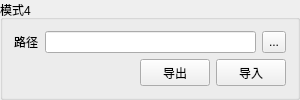
                   <widget class="QGroupBox" name="algGroupBox_4">
                    <property name="sizePolicy">
                     <sizepolicy hsizetype="Fixed" vsizetype="Fixed">
                      <horstretch>0</horstretch>
                      <verstretch>0</verstretch>
                     </sizepolicy>
                    </property>
                    <property name="minimumSize">
                     <size>
                      <width>300</width>
                      <height>0</height>
                     </size>
                    </property>
                    <property name="maximumSize">
                     <size>
                      <width>300</width>
                      <height>16777215</height>
                     </size>
                    </property>
                    <property name="title">
                     <string>模式4</string>
                    </property>
                    <layout class="QVBoxLayout" name="verticalLayout_43">
                     <item>
                      <layout class="QGridLayout" name="gridLayout_36">
                       <item row="0" column="0">
                        <widget class="QLabel" name="label_61">
                         <property name="sizePolicy">
                          <sizepolicy hsizetype="Fixed" vsizetype="Preferred">
                           <horstretch>0</horstretch>
                           <verstretch>0</verstretch>
                          </sizepolicy>
                         </property>
                         <property name="text">
                          <string>路径</string>
                         </property>
                        </widget>
                       </item>
                       <item row="0" column="1">
                        <widget class="LineEditToolTip" name="AlgArgUpdataFilePathlineEdit_4">
                         <property name="maximumSize">
                          <size>
                           <width>16777215</width>
                           <height>22</height>
                          </size>
                         </property>
                        </widget>
                       </item>
                       <item row="0" column="2">
                        <widget class="QToolButton" name="AlgArgUpdataBrowesFileBtn_4">
                         <property name="minimumSize">
                          <size>
                           <width>0</width>
                           <height>22</height>
                          </size>
                         </property>
                         <property name="text">
                          <string>...</string>
                         </property>
                        </widget>
                       </item>
                      </layout>
                     </item>
                     <item>
                      <layout class="QHBoxLayout" name="horizontalLayout_62">
                       <item>
                        <widget class="QLabel" name="AlgArgErrorLabel_4">
                         <property name="sizePolicy">
                          <sizepolicy hsizetype="Expanding" vsizetype="Preferred">
                           <horstretch>0</horstretch>
                           <verstretch>0</verstretch>
                          </sizepolicy>
                         </property>
                         <property name="text">
                          <string/>
                         </property>
                        </widget>
                       </item>
                       <item>
                        <widget class="QPushButton" name="AlgArgUpdataReadBtn_4">
                         <property name="sizePolicy">
                          <sizepolicy hsizetype="Fixed" vsizetype="Fixed">
                           <horstretch>0</horstretch>
                           <verstretch>0</verstretch>
                          </sizepolicy>
                         </property>
                         <property name="maximumSize">
                          <size>
                           <width>70</width>
                           <height>30</height>
                          </size>
                         </property>
                         <property name="text">
                          <string>导出</string>
                         </property>
                        </widget>
                       </item>
                       <item>
                        <widget class="QPushButton" name="AlgArgUpdataWriteBtn_4">
                         <property name="sizePolicy">
                          <sizepolicy hsizetype="Fixed" vsizetype="Fixed">
                           <horstretch>0</horstretch>
                           <verstretch>0</verstretch>
                          </sizepolicy>
                         </property>
                         <property name="maximumSize">
                          <size>
                           <width>70</width>
                           <height>30</height>
                          </size>
                         </property>
                         <property name="text">
                          <string>导入</string>
                         </property>
                        </widget>
                       </item>
                      </layout>
                     </item>
                    </layout>
                   </widget>
